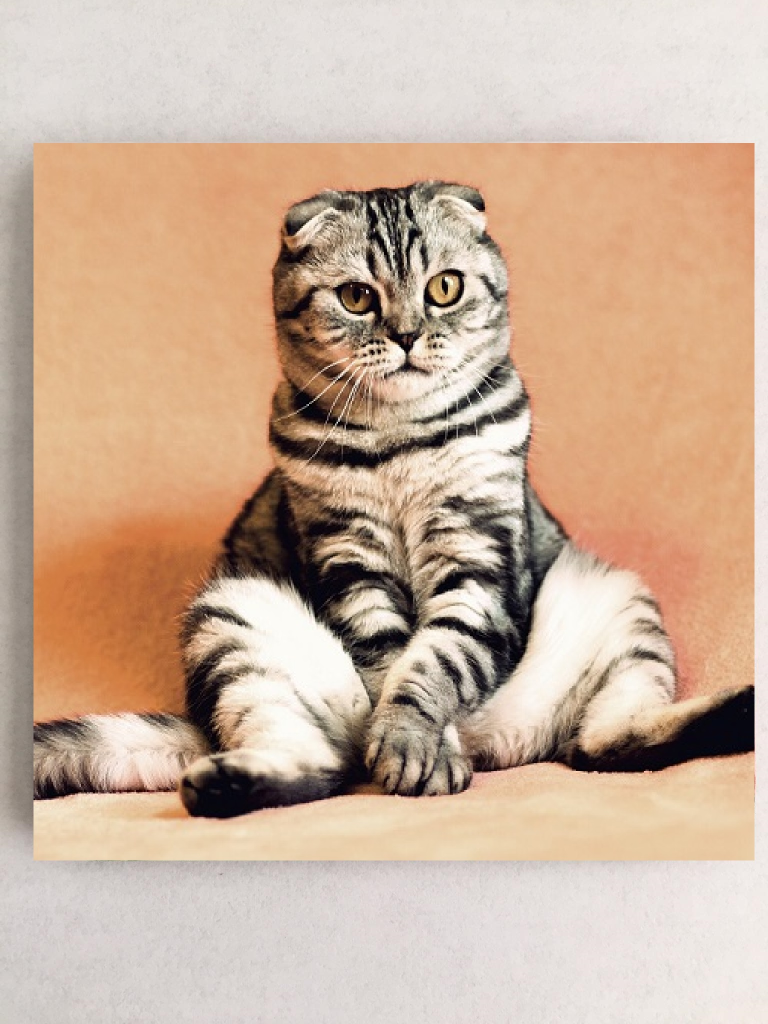
#> input picture AR_3D/references/meo.jpg, 1536 x 2048 px (shown at 1/2 size)
$ python Render3D.py
#> lines starting #> are read from the running program, lines starting #| are printed output that depends on the picture
### AR_3D/objLoader.py
class OBJ:
    def __init__(self, filename, swapyz=False):
        self.vertices = []
        self.normals = []
        self.texcoords = []
        self.faces = []
        material = None
        for line in open(filename, "r"):
            if line.startswith('#'): continue
            values = line.split()
            if not values: continue
            if values[0] == 'v':
                v = list(map(float, values[1:4]))
                if swapyz:
                    v = v[0], v[2], v[1]
                self.vertices.append(v)
            elif values[0] == 'vn':
                v = list(map(float, values[1:4]))
                if swapyz:
                    v = v[0], v[2], v[1]
                self.normals.append(v)
            elif values[0] == 'vt':
                self.texcoords.append(list(map(float, values[1:3])))
            elif values[0] == 'f':
                face = []
                texcoords = []
                norms = []
                for v in values[1:]:
                    w = v.split('/')
                    face.append(int(w[0]))
                    if len(w) >= 2 and len(w[1]) > 0:
                        texcoords.append(int(w[1]))
                    else:
                        texcoords.append(0)
                    if len(w) >= 3 and len(w[2]) > 0:
                        norms.append(int(w[2]))
                    else:
                        norms.append(0)
                self.faces.append((face, norms, texcoords))

### AR_3D/Render3D.py
from objLoader import *
import numpy as np
import time
import math
import cv2
import os

#-------------------------------------------------------------------------------------------------------------
# [72 lines left out: functions render, projection_matrix, hex_to_rgb, not called in this run]

# -------------------------------------------------------------------------------------------------------------

globalTime = time.time()
MIN_MATCHES = 15
homography = None
resizeFactor = 0.25
resizeFactorImage = 0.50

camera_parameters = np.array([[800, 0, 320], [0, 800, 240], [0, 0, 1]])

orb = cv2.ORB_create()
bf = cv2.BFMatcher(cv2.NORM_HAMMING, crossCheck=True)

dir_name = os.getcwd()

objectNames = ["House","Tree"]

models = []
# modelPipe = cv2.imread(os.path.join(dir_name, 'E:\TaiLieu\HK2_N3\ThiGiac\Project\img\cat.png'), 0)
modelPipe = cv2.imread(os.path.join(dir_name, 'references/meo.jpg'), 0)
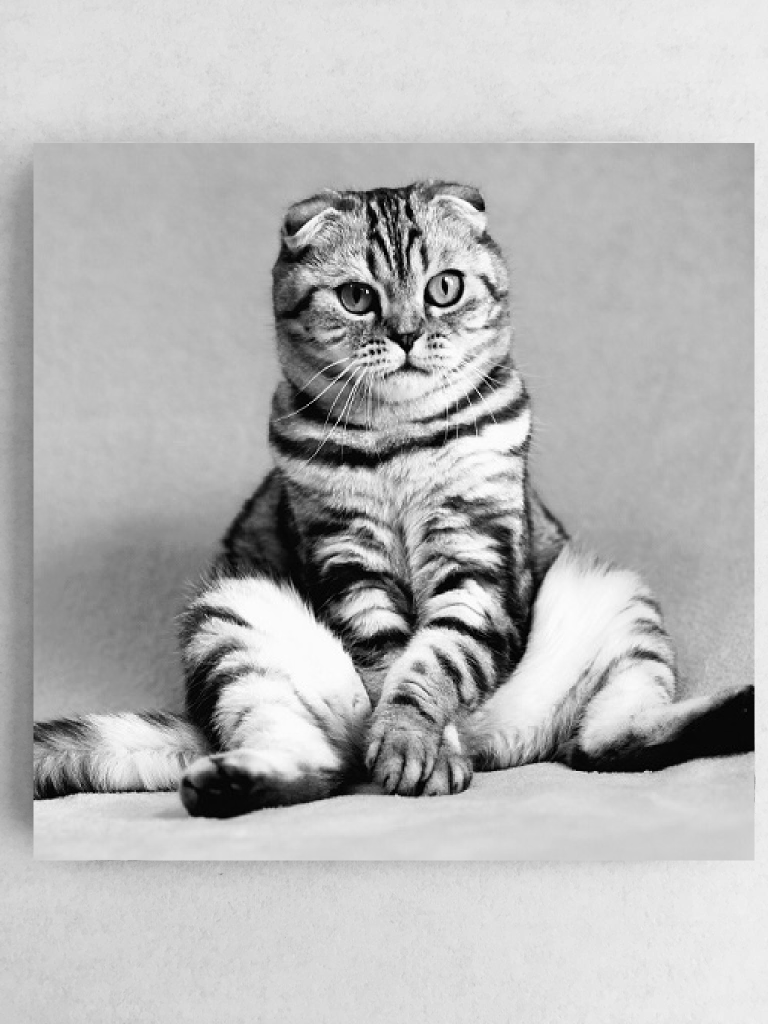
#> modelPipe: shape (2048, 1536) (shown at 1/2 size); min 0, max 255, mean 182.6
modelPipe = cv2.resize(modelPipe,None,fx=resizeFactor,fy=resizeFactor, interpolation = cv2.INTER_AREA)
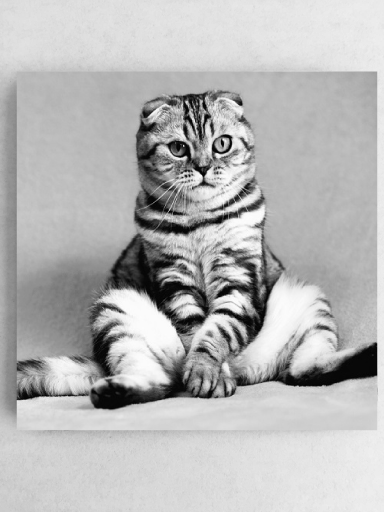
#> modelPipe: shape (512, 384); min 1, max 253, mean 182.6
models.append(modelPipe)
# modelCafe = cv2.imread(os.path.join(dir_name, 'E:\TaiLieu\HK2_N3\ThiGiac\Project\img\golila.png'), 0)
modelCafe = cv2.imread(os.path.join(dir_name, 'references/c1.jpg'), 0)
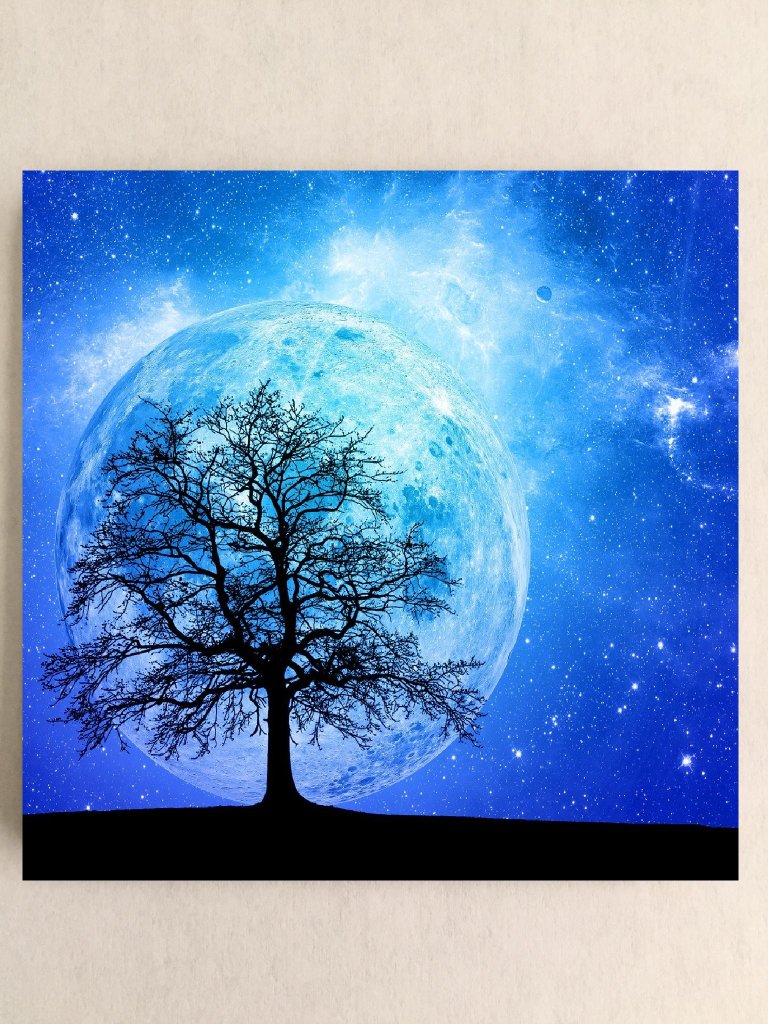
#> input picture AR_3D/references/c1.jpg, 1536 x 2048 px (shown at 1/2 size)
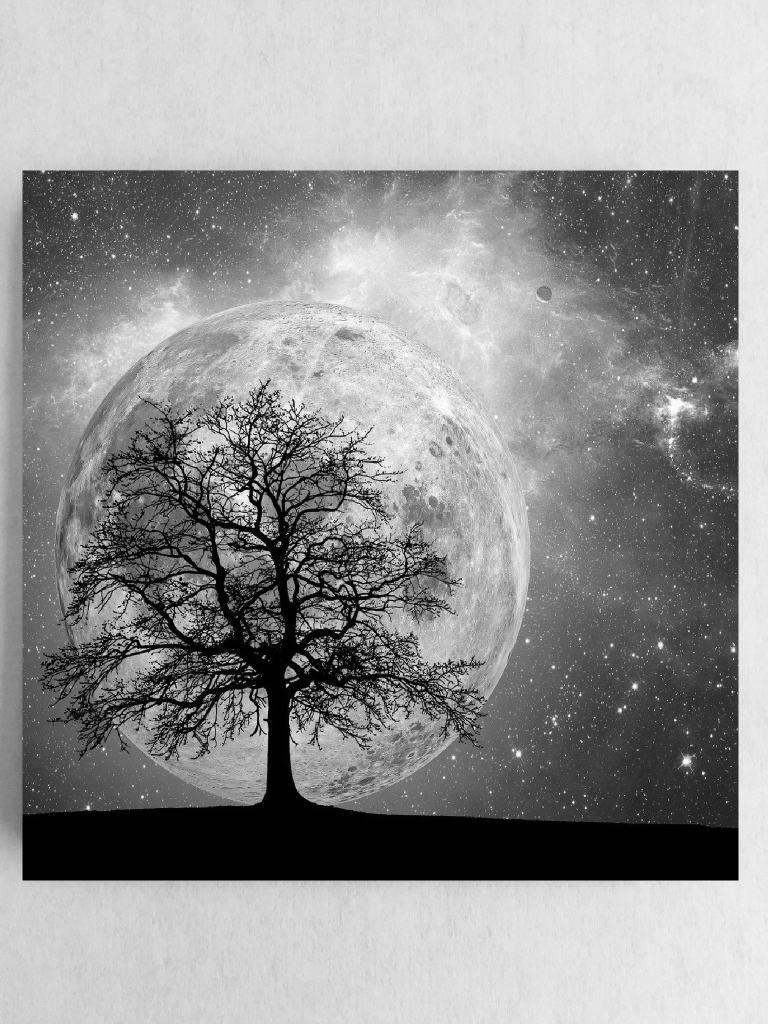
#> modelCafe: shape (2048, 1536) (shown at 1/2 size); min 0, max 255, mean 146.4
modelCafe = cv2.resize(modelCafe,None,fx=resizeFactor,fy=resizeFactor, interpolation = cv2.INTER_AREA)
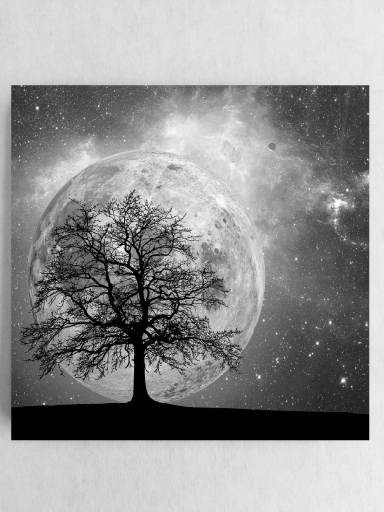
#> modelCafe: shape (512, 384); min 0, max 253, mean 146.4
models.append(modelCafe)

obj = []
obj.append(OBJ(os.path.join(dir_name, 'objModels/house.obj'), swapyz=True))
#> (the run stopped early here; a loop or call above may not have finished)
